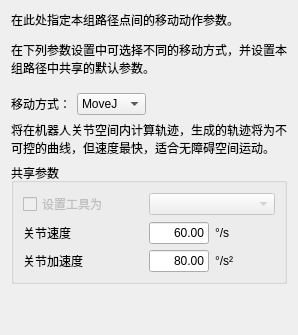
                <widget class="QWidget" name="movePage">
                 <layout class="QGridLayout" name="gridLayout_11">
                  <item row="6" column="0">
                   <spacer name="verticalSpacer_4">
                    <property name="orientation">
                     <enum>Qt::Vertical</enum>
                    </property>
                    <property name="sizeHint" stdset="0">
                     <size>
                      <width>20</width>
                      <height>40</height>
                     </size>
                    </property>
                   </spacer>
                  </item>
                  <item row="4" column="0">
                   <widget class="QLabel" name="moveHintLabel">
                    <property name="text">
                     <string>将在机器人关节空间内计算轨迹，生成的轨迹将为不可控的曲线，但速度最快，适合无障碍空间运动。</string>
                    </property>
                    <property name="wordWrap">
                     <bool>true</bool>
                    </property>
                   </widget>
                  </item>
                  <item row="2" column="0">
                   <spacer name="verticalSpacer_5">
                    <property name="orientation">
                     <enum>Qt::Vertical</enum>
                    </property>
                    <property name="sizeType">
                     <enum>QSizePolicy::Minimum</enum>
                    </property>
                    <property name="sizeHint" stdset="0">
                     <size>
                      <width>20</width>
                      <height>10</height>
                     </size>
                    </property>
                   </spacer>
                  </item>
                  <item row="1" column="0">
                   <widget class="QLabel" name="label_20">
                    <property name="text">
                     <string>&lt;html&gt;&lt;head/&gt;&lt;body&gt;&lt;p&gt;在此处指定本组路径点间的移动动作参数。&lt;/p&gt;&lt;p&gt;在下列参数设置中可选择不同的移动方式，并设置本组路径中共享的默认参数。&lt;/p&gt;&lt;/body&gt;&lt;/html&gt;</string>
                    </property>
                    <property name="textFormat">
                     <enum>Qt::AutoText</enum>
                    </property>
                    <property name="wordWrap">
                     <bool>true</bool>
                    </property>
                   </widget>
                  </item>
                  <item row="3" column="0">
                   <layout class="QHBoxLayout" name="horizontalLayout_19">
                    <item>
                     <widget class="QLabel" name="label_10">
                      <property name="text">
                       <string>移动方式：</string>
                      </property>
                     </widget>
                    </item>
                    <item>
                     <widget class="QComboBox" name="moveTypeComboBox">
                      <item>
                       <property name="text">
                        <string>MoveJ</string>
                       </property>
                      </item>
                      <item>
                       <property name="text">
                        <string>MoveL</string>
                       </property>
                      </item>
                      <item>
                       <property name="text">
                        <string>MoveP</string>
                       </property>
                      </item>
                      <item>
                       <property name="text">
                        <string>MoveC</string>
                       </property>
                      </item>
                     </widget>
                    </item>
                    <item>
                     <spacer name="horizontalSpacer_9">
                      <property name="orientation">
                       <enum>Qt::Horizontal</enum>
                      </property>
                      <property name="sizeHint" stdset="0">
                       <size>
                        <width>40</width>
                        <height>20</height>
                       </size>
                      </property>
                     </spacer>
                    </item>
                   </layout>
                  </item>
                  <item row="5" column="0">
                   <widget class="QGroupBox" name="groupBox_2">
                    <property name="title">
                     <string>共享参数</string>
                    </property>
                    <layout class="QVBoxLayout" name="verticalLayout_7">
                     <item>
                      <layout class="QGridLayout" name="gridLayout" columnstretch="2,1,1">
                       <item row="1" column="0">
                        <widget class="QLabel" name="label_21">
                         <property name="text">
                          <string>关节速度</string>
                         </property>
                        </widget>
                       </item>
                       <item row="2" column="2">
                        <widget class="QLabel" name="jointShareAccelUnitLabel">
                         <property name="text">
                          <string>°/s²</string>
                         </property>
                        </widget>
                       </item>
                       <item row="2" column="0">
                        <widget class="QLabel" name="label_22">
                         <property name="text">
                          <string>关节加速度</string>
                         </property>
                        </widget>
                       </item>
                       <item row="2" column="1">
                        <widget class="QLineEdit" name="jointShareAccelLineEdit">
                         <property name="sizePolicy">
                          <sizepolicy hsizetype="Preferred" vsizetype="Fixed">
                           <horstretch>0</horstretch>
                           <verstretch>0</verstretch>
                          </sizepolicy>
                         </property>
                         <property name="inputMethodHints">
                          <set>Qt::ImhDigitsOnly</set>
                         </property>
                         <property name="text">
                          <string>80.00</string>
                         </property>
                         <property name="alignment">
                          <set>Qt::AlignRight|Qt::AlignTrailing|Qt::AlignVCenter</set>
                         </property>
                        </widget>
                       </item>
                       <item row="1" column="2">
                        <widget class="QLabel" name="jointShareSpeedUnitLabel">
                         <property name="sizePolicy">
                          <sizepolicy hsizetype="Minimum" vsizetype="Preferred">
                           <horstretch>0</horstretch>
                           <verstretch>0</verstretch>
                          </sizepolicy>
                         </property>
                         <property name="text">
                          <string>°/s</string>
                         </property>
                        </widget>
                       </item>
                       <item row="1" column="1">
                        <widget class="QLineEdit" name="jointShareSpeedLineEdit">
                         <property name="sizePolicy">
                          <sizepolicy hsizetype="Preferred" vsizetype="Fixed">
                           <horstretch>0</horstretch>
                           <verstretch>0</verstretch>
                          </sizepolicy>
                         </property>
                         <property name="inputMethodHints">
                          <set>Qt::ImhDigitsOnly</set>
                         </property>
                         <property name="text">
                          <string>60.00</string>
                         </property>
                         <property name="alignment">
                          <set>Qt::AlignRight|Qt::AlignTrailing|Qt::AlignVCenter</set>
                         </property>
                        </widget>
                       </item>
                       <item row="0" column="0">
                        <widget class="QCheckBox" name="setShareToolCheckBox">
                         <property name="enabled">
                          <bool>false</bool>
                         </property>
                         <property name="text">
                          <string>设置工具为</string>
                         </property>
                        </widget>
                       </item>
                       <item row="0" column="1" colspan="2">
                        <widget class="QComboBox" name="setShareToolComboBox">
                         <property name="enabled">
                          <bool>false</bool>
                         </property>
                         <property name="sizePolicy">
                          <sizepolicy hsizetype="Preferred" vsizetype="Fixed">
                           <horstretch>0</horstretch>
                           <verstretch>0</verstretch>
                          </sizepolicy>
                         </property>
                        </widget>
                       </item>
                      </layout>
                     </item>
                    </layout>
                   </widget>
                  </item>
                 </layout>
                </widget>
